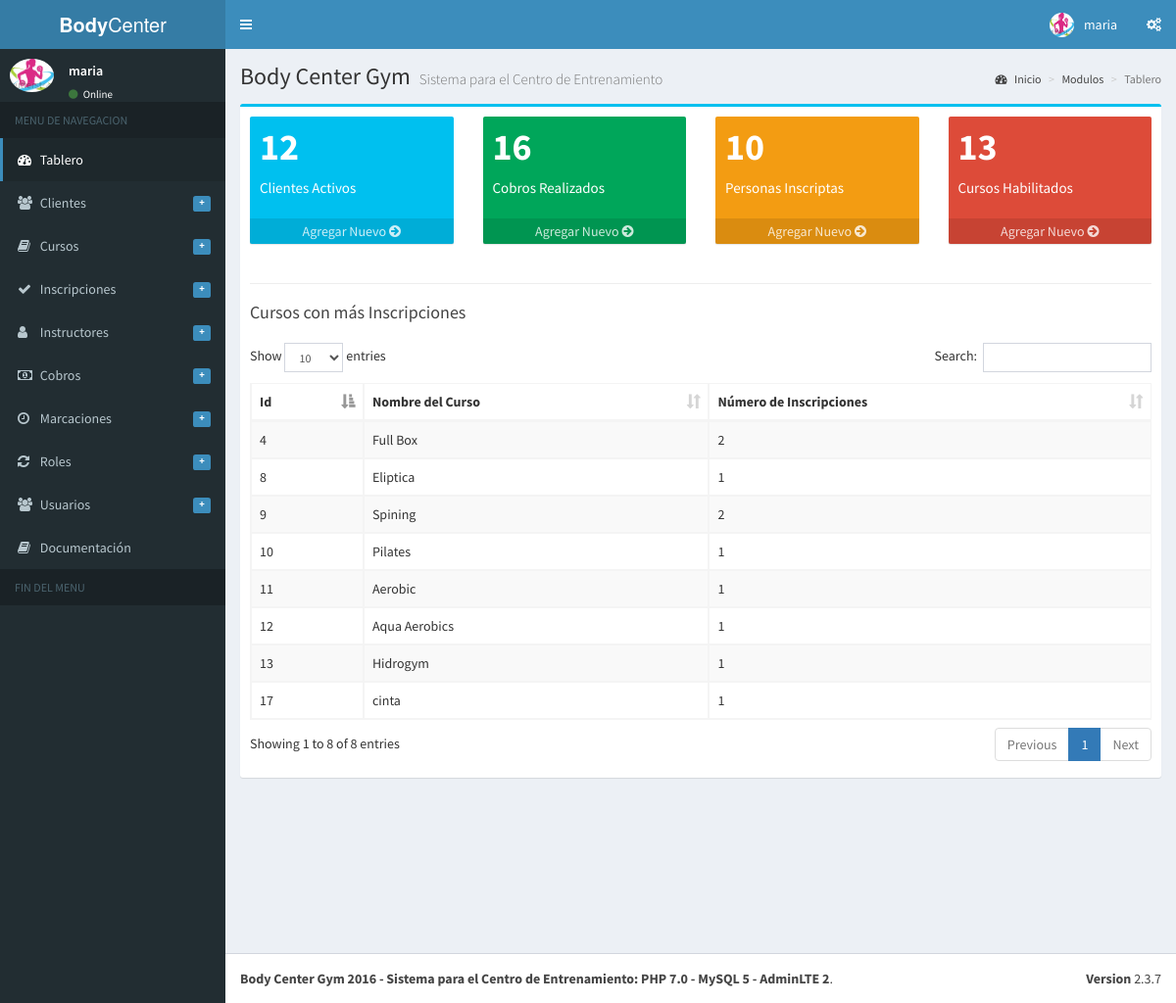
Page /pages/tables/inicio.php?tabla=Tablero (signed in) on the committed database.
### tables this page shows
CREATE TABLE `Cursos` (
  `Id` int(10) NOT NULL AUTO_INCREMENT,
  `Nombre` varchar(40) NOT NULL,
  `Horario_de_Inicio` time NOT NULL,
  `Horario_de_Termino` time NOT NULL,
  `Instructores_Id` int(10) NOT NULL,
  `Precio` int(10) NOT NULL,
  PRIMARY KEY (`Id`),
  KEY `Instructores_Id` (`Instructores_Id`),
  CONSTRAINT `Cursos_ibfk_1` FOREIGN KEY (`Instructores_Id`) REFERENCES `Instructores` (`Id`)
);

### pages/tables/inicio.php (the view, shortened to what this page needs)
<?php
include "menu.php";
include "conexion.php";
?>
 <div class="row">
        <div class="col-lg-3 col-xs-6">
          <div class="small-box bg-aqua">
            <div class="inner">
<?php
$sql = "select Id from Clientes";
$resultado = $db->query($sql);
$cantidad = $resultado->num_rows;
print "<h3>$cantidad</h3>";
?>
              <p>Clientes Activos</p>
            </div>
            <a href="crear.php?tabla=Clientes" class="small-box-footer">Agregar Nuevo <i class="fa fa-arrow-circle-right"></i></a>
          </div>
        </div>
        <div class="col-lg-3 col-xs-6">
          <div class="small-box bg-green">
            <div class="inner">
<?php
$sql = "select Id from Cobros";
$resultado = $db->query($sql);
$cantidad = $resultado->num_rows;
print "<h3>$cantidad</h3>";
?>
<p>Cobros Realizados</p>
            </div>
            <a href="crear.php?tabla=Cobros" class="small-box-footer">Agregar Nuevo <i class="fa fa-arrow-circle-right"></i></a>
          </div>
        </div>
        <div class="col-lg-3 col-xs-6">
          <div class="small-box bg-yellow">
            <div class="inner">
<?php
$sql = "select Id from Inscripciones";
$resultado = $db->query($sql);
$cantidad = $resultado->num_rows;
print "<h3>$cantidad</h3>";
?>
              <p>Personas Inscriptas</p>
            </div>
            <a href="crear.php?tabla=Inscripciones" class="small-box-footer">Agregar Nuevo <i class="fa fa-arrow-circle-right"></i></a>
          </div>
        </div>
        <div class="col-lg-3 col-xs-6">
          <div class="small-box bg-red">
            <div class="inner">
<?php
$sql = "select Id from Cursos";
$resultado = $db->query($sql);
$cantidad = $resultado->num_rows;
print "<h3>$cantidad</h3>";
?>
              <p>Cursos Habilitados</p>
            </div>
            <a href="crear.php?tabla=Cursos" class="small-box-footer">Agregar Nuevo <i class="fa fa-arrow-circle-right"></i></a>
          </div>
        </div>
      </div>
<?php
$sql="select Cursos.Id as Id, Cursos.Nombre as Nombre, count(Cursos.Nombre) as Cantidad from Inscripciones,Cursos where Inscripciones.Cursos_Id=Cursos.Id group by Cursos.Nombre,Cursos.Id order by Cantidad desc";
$resultado = $db->query($sql);
?>
<hr><h3 class="box-title">Cursos con más Inscripciones</h3>
</div>
         <div class="box-body">
         <table id="example1" class="table table-bordered table-striped">
         <thead>
         <tr><th>Id</th><th>Nombre del Curso</th><th>Número de Inscripciones</th>
		</tr>
                </thead>
                <tbody>
<?php
while($fila = $resultado->fetch_assoc())
{
print  "<tr><td>$fila[Id]</td><td>$fila[Nombre]</td><td>$fila[Cantidad]</td></tr>";
}
print "</table>";
include "pie.php";
?>

### pages/tables/menu.php (shortened to what this page needs)
<!DOCTYPE html>
<html>
<head>
  <link rel="stylesheet" href="../../bootstrap/css/bootstrap.min.css">
  <link rel="stylesheet" href="https://cdnjs.cloudflare.com/ajax/libs/font-awesome/4.5.0/css/font-awesome.min.css">
  <link rel="stylesheet" href="https://cdnjs.cloudflare.com/ajax/libs/ionicons/2.0.1/css/ionicons.min.css">
  <link rel="stylesheet" href="../../plugins/datatables/dataTables.bootstrap.css">
  <link rel="stylesheet" href="../../dist/css/AdminLTE.min.css">
  <link rel="stylesheet" href="../../dist/css/skins/_all-skins.min.css">
</head>
<body class="hold-transition skin-blue sidebar-mini">
<div class="wrapper">
  <header class="main-header">
    <a href="inicio.php?tabla=Tablero" class="logo">
      <span class="logo-lg"><b>Body</b>Center</span>
    </a>
    <nav class="navbar navbar-static-top">
      <a href="#" class="sidebar-toggle" data-toggle="offcanvas" role="button">
      </a>
      <div class="navbar-custom-menu">
        <ul class="nav navbar-nav">
          <li class="dropdown user user-menu">
            <a href="#" class="dropdown-toggle" data-toggle="dropdown">
              <img src="logo.png" class="user-image" alt="User Image">
              <span class="hidden-xs"><?php print $_SESSION['Usuario']; ?></span>
            </a>
          </li>
          <li>
            <a href="#" data-toggle="control-sidebar"><i class="fa fa-gears"></i></a>
          </li>
        </ul>
      </div>
    </nav>
  </header>
  <aside class="main-sidebar">
    <section class="sidebar">
      <div class="user-panel">
        <div class="pull-left image">
          <img src="logo.png" class="img-circle" alt="User Image">
        </div>
        <div class="pull-left info">
          <p><?php print $_SESSION['Usuario'];?></p>
          <a href="#"><i class="fa fa-circle text-success"></i> Online</a>
        </div>
      </div>
      <ul class="sidebar-menu">
        <li class="header">MENU DE NAVEGACION</li>
<li class="treeview <?php if($_REQUEST['tabla']=='Tablero') print " active";?>">
          <a href="inicio.php?tabla=Tablero">
            <i class="fa fa-dashboard"></i>
            <span>Tablero</span>
          </a>
        </li>
<li class="treeview <?php if($_REQUEST['tabla']=='Clientes') print " active";?>">
          <a href="#">
            <i class="fa fa-users"></i>
            <span>Clientes</span>
            <span class="pull-right-container">
              <span class="label label-primary pull-right">+</span>
            </span>
          </a>
        </li>
<li class="treeview <?php if($_REQUEST['tabla']=='Cursos') print " active";?>">
          <a href="#">
            <i class="fa fa-book"></i>
            <span>Cursos</span>
            <span class="pull-right-container">
              <span class="label label-primary pull-right">+</span>
            </span>
          </a>
        </li>
<li class="treeview <?php if($_REQUEST['tabla']=='Inscripciones') print " active";?>">
          <a href="#">
            <i class="fa fa-check"></i>
            <span>Inscripciones</span>
            <span class="pull-right-container">
              <span class="label label-primary pull-right">+</span>
            </span>
          </a>
        </li>
<li class="treeview <?php if($_REQUEST['tabla']=='Instructores') print " active";?>">
          <a href="#">
            <i class="fa fa-user"></i>
            <span>Instructores</span>
            <span class="pull-right-container">
              <span class="label label-primary pull-right">+</span>
            </span>
          </a>
        </li>
<li class="treeview <?php if($_REQUEST['tabla']=='Cobros') print " active";?>">
          <a href="#">
            <i class="fa fa-money"></i>
            <span>Cobros</span>
            <span class="pull-right-container">
              <span class="label label-primary pull-right">+</span>
            </span>
          </a>
        </li>
<li class="treeview <?php if($_REQUEST['tabla']=='Marcaciones') print " active";?>">
          <a href="#">
            <i class="fa fa-clock-o"></i>
            <span>Marcaciones</span>
            <span class="pull-right-container">
              <span class="label label-primary pull-right">+</span>
            </span>
          </a>
        </li>
<li class="treeview <?php if($_REQUEST['tabla']=='Roles') print " active";?>">
          <a href="#">
            <i class="fa fa-refresh"></i>
            <span>Roles</span>
            <span class="pull-right-container">
              <span class="label label-primary pull-right">+</span>
            </span>
          </a>
        </li>
<li class="treeview <?php if($_REQUEST['tabla']=='Usuarios') print " active";?>">
          <a href="#">
            <i class="fa fa-users"></i>
            <span>Usuarios</span>
            <span class="pull-right-container">
              <span class="label label-primary pull-right">+</span>
            </span>
          </a>
        </li>
        <li><a href="documento.pdf"><i class="fa fa-book"></i> <span>Documentación</span></a></li>
        <li class="header">FIN DEL MENU</li>
      </ul>
    </section>
  </aside>
  <div class="content-wrapper">
    <section class="content-header">
      <h1>
       Body Center Gym
        <small>Sistema para el Centro de Entrenamiento</small>
      </h1>
      <ol class="breadcrumb">
        <li><a href="inicio.php?tabla=Tablero"><i class="fa fa-dashboard"></i> Inicio</a></li>
        <li><a href="#">Modulos</a></li>
        <li class="active"><?php print $_REQUEST['tabla'];?></li>
      </ol>
    </section>
    <section class="content">
      <div class="row">
        <div class="col-xs-12">
          <div class="box box-info">
            <div class="box-header">

### pages/tables/pie.php (shortened to what this page needs)
            </div>
          </div>
        </div>
      </div>
    </section>
  </div>
  <footer class="main-footer">
    <div class="pull-right hidden-xs">
      <b>Version</b> 2.3.7
    </div>
    <strong>Body Center Gym 2016 -  Sistema para el Centro de Entrenamiento: PHP 7.0 - MySQL 5 - AdminLTE 2</strong>.
  </footer>
</div>
</body>
</html>

### rows in the picture
cursos: Id "9", Nombre "Spining", fila "2"
cursos: Id "4", Nombre "Full Box", fila "2"
cursos: Id "8", Nombre "Eliptica", fila "1"
cursos: Id "13", Nombre "Hidrogym", fila "1"
cursos: Id "17", Nombre "cinta", fila "1"
cursos: Id "10", Nombre "Pilates", fila "1"
cursos: Id "11", Nombre "Aerobic", fila "1"
cursos: Id "12", Nombre "Aqua Aerobics", fila "1"

### other values in the picture
$_SESSION['Usuario'] "maria"
$_REQUEST['tabla'] "Tablero"
$cantidad "12"
$cantidad "16"
$cantidad "10"
$cantidad "13"
